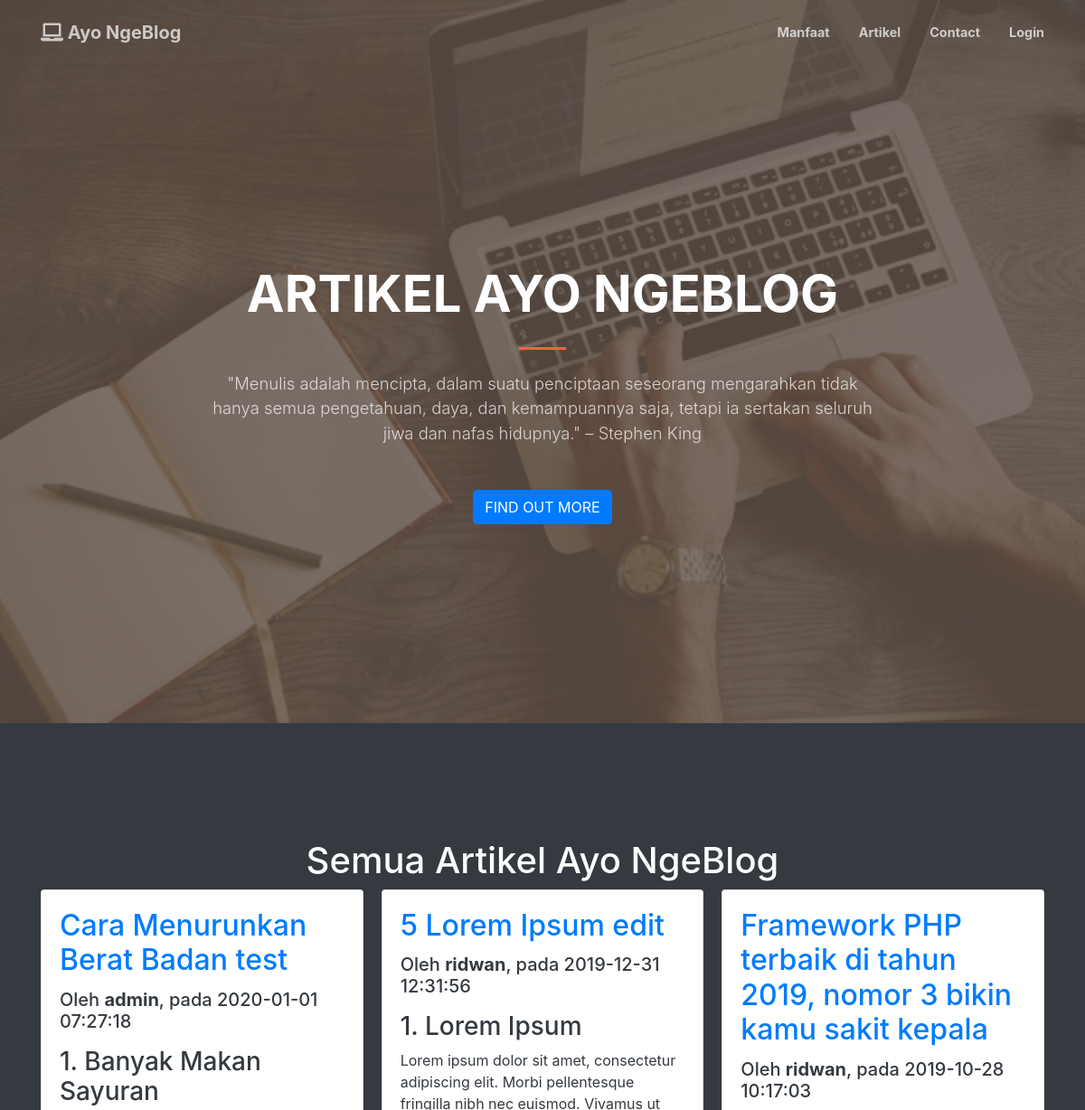
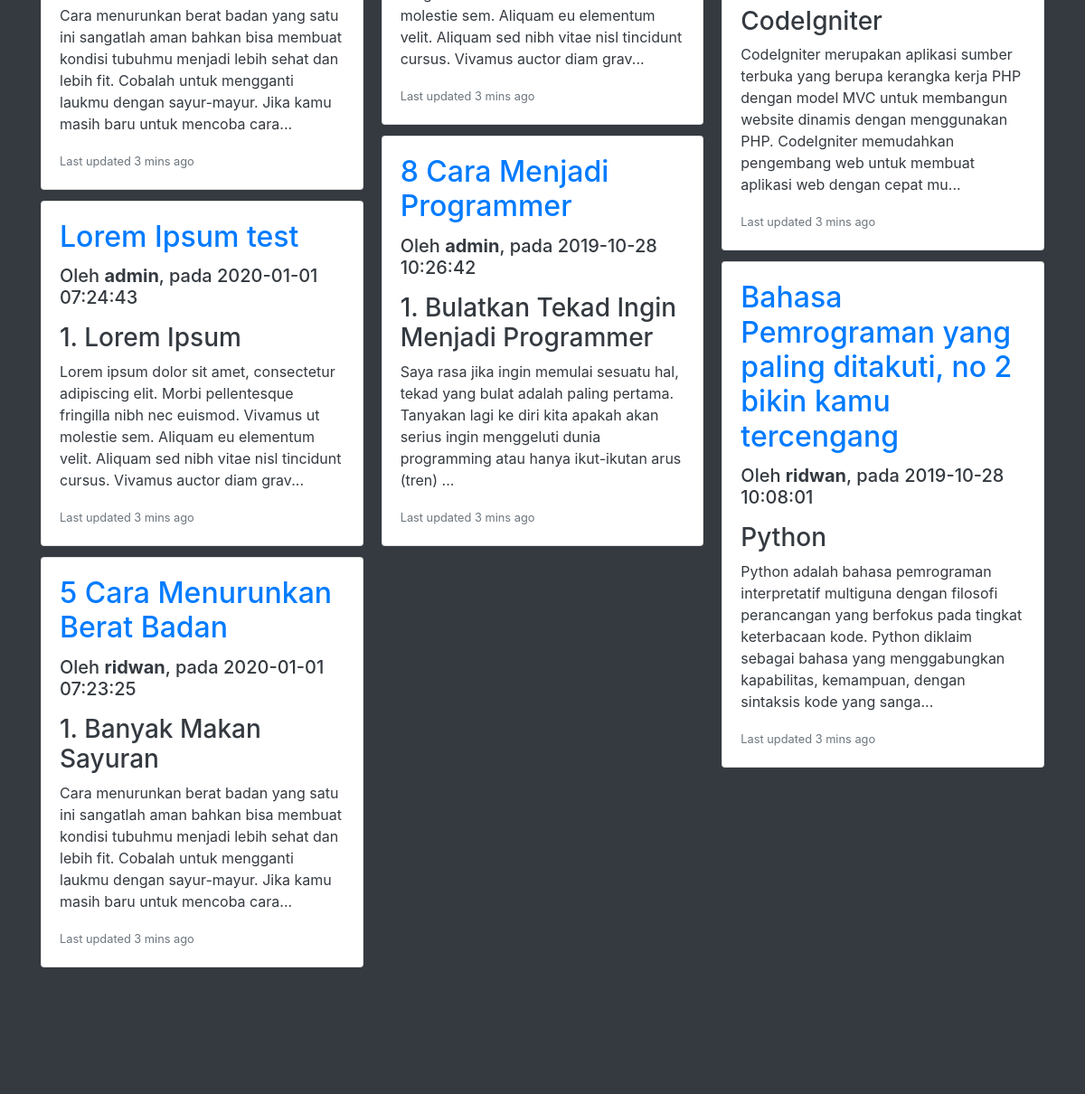
/semua-artikel.php, run on the app's committed database (2 pictures, top to bottom).
### tables this page shows
CREATE TABLE `artikel` (
  `id` int(11) NOT NULL,
  `judul` varchar(255) NOT NULL,
  `isi` text NOT NULL,
  `tanggal` timestamp NOT NULL DEFAULT CURRENT_TIMESTAMP,
  `penulis` varchar(128) NOT NULL
);

### semua-artikel.php (the view, shortened to what this page needs)
<?php
	include 'system/database.php';
 ?>
 <!DOCTYPE html>
<html>
<head>
	<link rel="stylesheet" type="text/css" href="css/style.css">
	<link rel="stylesheet" type="text/css" href="css/bootstrap.min.css">
  	<link href="vendor/fontawesome-free/css/all.min.css" rel="stylesheet" type="text/css">
</head>
<body id="page-top">
	<nav class="navbar navbar-expand-lg navbar-light fixed-top py-3" id="mainNav">
	    <div class="container">
	      <a class="navbar-brand js-scroll-trigger" href="index.php"><i class="fas fa-laptop"></i> Ayo NgeBlog</a>
	      <div class="collapse navbar-collapse" id="navbarResponsive">
	        <ul class="navbar-nav ml-auto my-2 my-lg-0">
	          <li class="nav-item">
	            <a class="nav-link js-scroll-trigger" href="index.php#manfaat">Manfaat</a>
	          </li>
	          <li class="nav-item">
	            <a class="nav-link js-scroll-trigger" href="index.php#portfolio">Artikel</a>
	          </li>
	          <li class="nav-item">
	            <a class="nav-link js-scroll-trigger" href="index.php#contact">Contact</a>
	          </li>
	          <li class="nav-item">
	            <a class="nav-link" href="login.php">Login</a>
	          </li>
	        </ul>
	      </div>
	    </div>
	  </nav>
	  <header class="masthead">
	    <div class="container h-100">
	      <div class="row h-100 align-items-center justify-content-center text-center">
	        <div class="col-lg-10 align-self-end">
	          <h1 class="text-uppercase text-white font-weight-bold">Artikel Ayo NgeBlog</h1>
	          <hr class="divider my-4">
	        </div>
	        <div class="col-lg-8 align-self-baseline">
	          <p class="text-white-75 font-weight-light mb-5">"Menulis adalah mencipta, dalam suatu penciptaan seseorang mengarahkan tidak hanya semua pengetahuan, daya, dan kemampuannya saja, tetapi ia sertakan seluruh jiwa dan nafas hidupnya." – Stephen King</p>
	          <a class="btn btn-primary btn-xl js-scroll-trigger" href="#konten">Find Out More</a>
	        </div>
	      </div>
	    </div>
	  </header>
	<section id="portfolio" class="page-section bg-dark text-white">
	    <div class="container" id="konten">
			<div class="row justify-content-center">
				<h1>Semua Artikel Ayo NgeBlog</h1>
				<div class="col-md-12">
					<div class="card-columns">
				<?php
	          		$query = mysqli_query($connection, "SELECT * FROM artikel ORDER BY tanggal DESC");
					while ($artikel = mysqli_fetch_array($query)) {
	           	?>
					  <div class="card text-dark">
					    <div class="card-body">
					    	<a href="lihat-artikel.php?id=<?php echo $artikel['id']; ?>"><h2 class="card-title text-primary"><?php echo $artikel['judul']; ?></h2></a>
					      	<h5 class="card-title">Oleh <b><?php echo $artikel['penulis']; ?></b>, pada <?php echo $artikel['tanggal']; ?></h5>
					      	<p class="card-text"><?php echo substr($artikel['isi'], 0, 255)."..."; ?></p>
					      	<p class="card-text"><small class="text-muted">Last updated 3 mins ago</small></p>
					    </div>
					  </div>
				  <?php
				  	}
				   ?>
					</div>
				</div>
			</div>
		</div>
	  </section>
</body>
</html>

### data on the page
artikel: judul "Cara Menurunkan Berat Badan test", penulis "admin", tanggal "2020-01-01 07:27:18", isi "1. Banyak Makan Sayuran Cara menurunkan berat badan yang satu ini sangatlah aman bahkan bisa membuat kondisi tubuhmu menjadi lebih sehat dan lebih fit. Cobalah untuk mengganti laukmu dengan sayur-mayur. Jika kamu masih baru untuk mencoba cara"
artikel: judul "Lorem Ipsum test", penulis "admin", tanggal "2020-01-01 07:24:43", isi "1. Lorem Ipsum Lorem ipsum dolor sit amet, consectetur adipiscing elit. Morbi pellentesque fringilla nibh nec euismod. Vivamus ut molestie sem. Aliquam eu elementum velit. Aliquam sed nibh vitae nisl tincidunt cursus. Vivamus auctor diam grav"
artikel: judul "5 Cara Menurunkan Berat Badan", penulis "ridwan", tanggal "2020-01-01 07:23:25", isi "1. Banyak Makan Sayuran Cara menurunkan berat badan yang satu ini sangatlah aman bahkan bisa membuat kondisi tubuhmu menjadi lebih sehat dan lebih fit. Cobalah untuk mengganti laukmu dengan sayur-mayur. Jika kamu masih baru untuk mencoba cara"
artikel: judul "5 Lorem Ipsum edit", penulis "ridwan", tanggal "2019-12-31 12:31:56", isi "1. Lorem Ipsum Lorem ipsum dolor sit amet, consectetur adipiscing elit. Morbi pellentesque fringilla nibh nec euismod. Vivamus ut molestie sem. Aliquam eu elementum velit. Aliquam sed nibh vitae nisl tincidunt cursus. Vivamus auctor diam grav"
artikel: judul "8 Cara Menjadi Programmer", penulis "admin", tanggal "2019-10-28 10:26:42", isi "1. Bulatkan Tekad Ingin Menjadi Programmer Saya rasa jika ingin memulai sesuatu hal, tekad yang bulat adalah paling pertama. Tanyakan lagi ke diri kita apakah akan serius ingin menggeluti dunia programming atau hanya ikut-ikutan arus (tren)"
artikel: judul "Framework PHP terbaik di tahun 2019, nomor 3 bikin kamu sakit kepala", penulis "ridwan", tanggal "2019-10-28 10:17:03", isi "CodeIgniter CodeIgniter merupakan aplikasi sumber terbuka yang berupa kerangka kerja PHP dengan model MVC untuk membangun website dinamis dengan menggunakan PHP. CodeIgniter memudahkan pengembang web untuk membuat aplikasi web dengan cepat mu"
artikel: judul "Bahasa Pemrograman yang paling ditakuti, no 2 bikin kamu tercengang", penulis "ridwan", tanggal "2019-10-28 10:08:01", isi "Python Python adalah bahasa pemrograman interpretatif multiguna dengan filosofi perancangan yang berfokus pada tingkat keterbacaan kode. Python diklaim sebagai bahasa yang menggabungkan kapabilitas, kemampuan, dengan sintaksis kode yang sanga"
